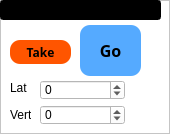
     <widget class="QFrame" name="frame_9">
      <property name="styleSheet">
       <string notr="true">background-color: rgb(255, 255, 255);</string>
      </property>
      <property name="frameShape">
       <enum>QFrame::StyledPanel</enum>
      </property>
      <property name="frameShadow">
       <enum>QFrame::Raised</enum>
      </property>
      <widget class="QPushButton" name="take5">
       <property name="geometry">
        <rect>
         <x>10</x>
         <y>40</y>
         <width>61</width>
         <height>24</height>
        </rect>
       </property>
       <property name="font">
        <font>
         <family>Trebuchet MS</family>
         <weight>75</weight>
         <bold>true</bold>
        </font>
       </property>
       <property name="styleSheet">
        <string notr="true">background-color:  rgb(255, 85, 0);
border-radius:10px</string>
       </property>
       <property name="text">
        <string>Take</string>
       </property>
      </widget>
      <widget class="QSpinBox" name="ABSLatref5">
       <property name="geometry">
        <rect>
         <x>40</x>
         <y>80</y>
         <width>85</width>
         <height>20</height>
        </rect>
       </property>
       <property name="minimum">
        <number>-1000000000</number>
       </property>
       <property name="maximum">
        <number>1000000000</number>
       </property>
       <property name="singleStep">
        <number>1000</number>
       </property>
      </widget>
      <widget class="QLineEdit" name="posText5">
       <property name="geometry">
        <rect>
         <x>0</x>
         <y>0</y>
         <width>161</width>
         <height>20</height>
        </rect>
       </property>
       <property name="font">
        <font>
         <family>Arial</family>
         <pointsize>12</pointsize>
         <weight>75</weight>
         <bold>true</bold>
        </font>
       </property>
       <property name="styleSheet">
        <string notr="true">background-color: rgb(0, 0, 0);
color: rgb(255, 255, 0);</string>
       </property>
       <property name="text">
        <string/>
       </property>
      </widget>
      <widget class="QLabel" name="label_24">
       <property name="geometry">
        <rect>
         <x>10</x>
         <y>80</y>
         <width>21</width>
         <height>16</height>
        </rect>
       </property>
       <property name="styleSheet">
        <string notr="true">background-color: rgb(255, 255, 255);</string>
       </property>
       <property name="text">
        <string>Lat</string>
       </property>
      </widget>
      <widget class="QSpinBox" name="ABSVertref5">
       <property name="geometry">
        <rect>
         <x>40</x>
         <y>105</y>
         <width>85</width>
         <height>20</height>
        </rect>
       </property>
       <property name="minimum">
        <number>-1000000000</number>
       </property>
       <property name="maximum">
        <number>1000000000</number>
       </property>
       <property name="singleStep">
        <number>1000</number>
       </property>
      </widget>
      <widget class="QPushButton" name="Pos5">
       <property name="geometry">
        <rect>
         <x>80</x>
         <y>25</y>
         <width>61</width>
         <height>51</height>
        </rect>
       </property>
       <property name="palette">
        <palette>
         <active>
          <colorrole role="WindowText">
           <brush brushstyle="SolidPattern">
            <color alpha="255">
             <red>0</red>
             <green>0</green>
             <blue>0</blue>
            </color>
           </brush>
          </colorrole>
          <colorrole role="Button">
           <brush brushstyle="SolidPattern">
            <color alpha="255">
             <red>85</red>
             <green>170</green>
             <blue>255</blue>
            </color>
           </brush>
          </colorrole>
          <colorrole role="Light">
           <brush brushstyle="SolidPattern">
            <color alpha="255">
             <red>154</red>
             <green>154</green>
             <blue>255</blue>
            </color>
           </brush>
          </colorrole>
          <colorrole role="Midlight">
           <brush brushstyle="SolidPattern">
            <color alpha="255">
             <red>102</red>
             <green>102</green>
             <blue>245</blue>
            </color>
           </brush>
          </colorrole>
          <colorrole role="Dark">
           <brush brushstyle="SolidPattern">
            <color alpha="255">
             <red>25</red>
             <green>25</green>
             <blue>118</blue>
            </color>
           </brush>
          </colorrole>
          <colorrole role="Mid">
           <brush brushstyle="SolidPattern">
            <color alpha="255">
             <red>34</red>
             <green>34</green>
             <blue>157</blue>
            </color>
           </brush>
          </colorrole>
          <colorrole role="Text">
           <brush brushstyle="SolidPattern">
            <color alpha="255">
             <red>0</red>
             <green>0</green>
             <blue>0</blue>
            </color>
           </brush>
          </colorrole>
          <colorrole role="BrightText">
           <brush brushstyle="SolidPattern">
            <color alpha="255">
             <red>255</red>
             <green>255</green>
             <blue>255</blue>
            </color>
           </brush>
          </colorrole>
          <colorrole role="ButtonText">
           <brush brushstyle="SolidPattern">
            <color alpha="255">
             <red>0</red>
             <green>0</green>
             <blue>0</blue>
            </color>
           </brush>
          </colorrole>
          <colorrole role="Base">
           <brush brushstyle="SolidPattern">
            <color alpha="255">
             <red>85</red>
             <green>170</green>
             <blue>255</blue>
            </color>
           </brush>
          </colorrole>
          <colorrole role="Window">
           <brush brushstyle="SolidPattern">
            <color alpha="255">
             <red>85</red>
             <green>170</green>
             <blue>255</blue>
            </color>
           </brush>
          </colorrole>
          <colorrole role="Shadow">
           <brush brushstyle="SolidPattern">
            <color alpha="255">
             <red>0</red>
             <green>0</green>
             <blue>0</blue>
            </color>
           </brush>
          </colorrole>
          <colorrole role="AlternateBase">
           <brush brushstyle="SolidPattern">
            <color alpha="255">
             <red>153</red>
             <green>153</green>
             <blue>245</blue>
            </color>
           </brush>
          </colorrole>
          <colorrole role="ToolTipBase">
           <brush brushstyle="SolidPattern">
            <color alpha="255">
             <red>255</red>
             <green>255</green>
             <blue>220</blue>
            </color>
           </brush>
          </colorrole>
          <colorrole role="ToolTipText">
           <brush brushstyle="SolidPattern">
            <color alpha="255">
             <red>0</red>
             <green>0</green>
             <blue>0</blue>
            </color>
           </brush>
          </colorrole>
         </active>
         <inactive>
          <colorrole role="WindowText">
           <brush brushstyle="SolidPattern">
            <color alpha="255">
             <red>0</red>
             <green>0</green>
             <blue>0</blue>
            </color>
           </brush>
          </colorrole>
          <colorrole role="Button">
           <brush brushstyle="SolidPattern">
            <color alpha="255">
             <red>85</red>
             <green>170</green>
             <blue>255</blue>
            </color>
           </brush>
          </colorrole>
          <colorrole role="Light">
           <brush brushstyle="SolidPattern">
            <color alpha="255">
             <red>154</red>
             <green>154</green>
             <blue>255</blue>
            </color>
           </brush>
          </colorrole>
          <colorrole role="Midlight">
           <brush brushstyle="SolidPattern">
            <color alpha="255">
             <red>102</red>
             <green>102</green>
             <blue>245</blue>
            </color>
           </brush>
          </colorrole>
          <colorrole role="Dark">
           <brush brushstyle="SolidPattern">
            <color alpha="255">
             <red>25</red>
             <green>25</green>
             <blue>118</blue>
            </color>
           </brush>
          </colorrole>
          <colorrole role="Mid">
           <brush brushstyle="SolidPattern">
            <color alpha="255">
             <red>34</red>
             <green>34</green>
             <blue>157</blue>
            </color>
           </brush>
          </colorrole>
          <colorrole role="Text">
           <brush brushstyle="SolidPattern">
            <color alpha="255">
             <red>0</red>
             <green>0</green>
             <blue>0</blue>
            </color>
           </brush>
          </colorrole>
          <colorrole role="BrightText">
           <brush brushstyle="SolidPattern">
            <color alpha="255">
             <red>255</red>
             <green>255</green>
             <blue>255</blue>
            </color>
           </brush>
          </colorrole>
          <colorrole role="ButtonText">
           <brush brushstyle="SolidPattern">
            <color alpha="255">
             <red>0</red>
             <green>0</green>
             <blue>0</blue>
            </color>
           </brush>
          </colorrole>
          <colorrole role="Base">
           <brush brushstyle="SolidPattern">
            <color alpha="255">
             <red>85</red>
             <green>170</green>
             <blue>255</blue>
            </color>
           </brush>
          </colorrole>
          <colorrole role="Window">
           <brush brushstyle="SolidPattern">
            <color alpha="255">
             <red>85</red>
             <green>170</green>
             <blue>255</blue>
            </color>
           </brush>
          </colorrole>
          <colorrole role="Shadow">
           <brush brushstyle="SolidPattern">
            <color alpha="255">
             <red>0</red>
             <green>0</green>
             <blue>0</blue>
            </color>
           </brush>
          </colorrole>
          <colorrole role="AlternateBase">
           <brush brushstyle="SolidPattern">
            <color alpha="255">
             <red>153</red>
             <green>153</green>
             <blue>245</blue>
            </color>
           </brush>
          </colorrole>
          <colorrole role="ToolTipBase">
           <brush brushstyle="SolidPattern">
            <color alpha="255">
             <red>255</red>
             <green>255</green>
             <blue>220</blue>
            </color>
           </brush>
          </colorrole>
          <colorrole role="ToolTipText">
           <brush brushstyle="SolidPattern">
            <color alpha="255">
             <red>0</red>
             <green>0</green>
             <blue>0</blue>
            </color>
           </brush>
          </colorrole>
         </inactive>
         <disabled>
          <colorrole role="WindowText">
           <brush brushstyle="SolidPattern">
            <color alpha="255">
             <red>25</red>
             <green>25</green>
             <blue>118</blue>
            </color>
           </brush>
          </colorrole>
          <colorrole role="Button">
           <brush brushstyle="SolidPattern">
            <color alpha="255">
             <red>85</red>
             <green>170</green>
             <blue>255</blue>
            </color>
           </brush>
          </colorrole>
          <colorrole role="Light">
           <brush brushstyle="SolidPattern">
            <color alpha="255">
             <red>154</red>
             <green>154</green>
             <blue>255</blue>
            </color>
           </brush>
          </colorrole>
          <colorrole role="Midlight">
           <brush brushstyle="SolidPattern">
            <color alpha="255">
             <red>102</red>
             <green>102</green>
             <blue>245</blue>
            </color>
           </brush>
          </colorrole>
          <colorrole role="Dark">
           <brush brushstyle="SolidPattern">
            <color alpha="255">
             <red>25</red>
             <green>25</green>
             <blue>118</blue>
            </color>
           </brush>
          </colorrole>
          <colorrole role="Mid">
           <brush brushstyle="SolidPattern">
            <color alpha="255">
             <red>34</red>
             <green>34</green>
             <blue>157</blue>
            </color>
           </brush>
          </colorrole>
          <colorrole role="Text">
           <brush brushstyle="SolidPattern">
            <color alpha="255">
             <red>25</red>
             <green>25</green>
             <blue>118</blue>
            </color>
           </brush>
          </colorrole>
          <colorrole role="BrightText">
           <brush brushstyle="SolidPattern">
            <color alpha="255">
             <red>255</red>
             <green>255</green>
             <blue>255</blue>
            </color>
           </brush>
          </colorrole>
          <colorrole role="ButtonText">
           <brush brushstyle="SolidPattern">
            <color alpha="255">
             <red>25</red>
             <green>25</green>
             <blue>118</blue>
            </color>
           </brush>
          </colorrole>
          <colorrole role="Base">
           <brush brushstyle="SolidPattern">
            <color alpha="255">
             <red>85</red>
             <green>170</green>
             <blue>255</blue>
            </color>
           </brush>
          </colorrole>
          <colorrole role="Window">
           <brush brushstyle="SolidPattern">
            <color alpha="255">
             <red>85</red>
             <green>170</green>
             <blue>255</blue>
            </color>
           </brush>
          </colorrole>
          <colorrole role="Shadow">
           <brush brushstyle="SolidPattern">
            <color alpha="255">
             <red>0</red>
             <green>0</green>
             <blue>0</blue>
            </color>
           </brush>
          </colorrole>
          <colorrole role="AlternateBase">
           <brush brushstyle="SolidPattern">
            <color alpha="255">
             <red>51</red>
             <green>51</green>
             <blue>236</blue>
            </color>
           </brush>
          </colorrole>
          <colorrole role="ToolTipBase">
           <brush brushstyle="SolidPattern">
            <color alpha="255">
             <red>255</red>
             <green>255</green>
             <blue>220</blue>
            </color>
           </brush>
          </colorrole>
          <colorrole role="ToolTipText">
           <brush brushstyle="SolidPattern">
            <color alpha="255">
             <red>0</red>
             <green>0</green>
             <blue>0</blue>
            </color>
           </brush>
          </colorrole>
         </disabled>
        </palette>
       </property>
       <property name="font">
        <font>
         <family>Trebuchet MS</family>
         <pointsize>12</pointsize>
         <weight>75</weight>
         <bold>true</bold>
        </font>
       </property>
       <property name="styleSheet">
        <string notr="true">background-color: rgb(85, 170, 255);
border-radius:10px</string>
       </property>
       <property name="text">
        <string>Go</string>
       </property>
      </widget>
      <widget class="QLabel" name="label_25">
       <property name="geometry">
        <rect>
         <x>10</x>
         <y>107</y>
         <width>21</width>
         <height>16</height>
        </rect>
       </property>
       <property name="styleSheet">
        <string notr="true">background-color: rgb(255, 255, 255);</string>
       </property>
       <property name="text">
        <string>Vert</string>
       </property>
      </widget>
     </widget>
